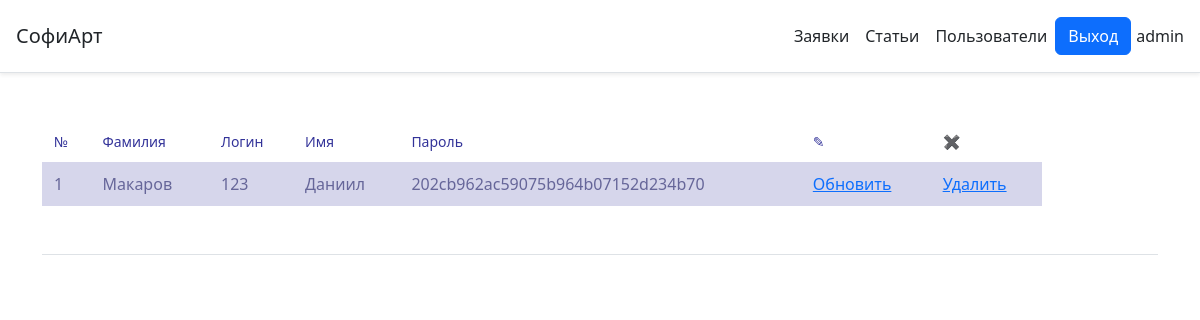
Page /admin/userss.php (signed in) on the committed database.
### tables this page shows
CREATE TABLE `users` (
  `id` int(11) NOT NULL,
  `last_name` varchar(45) DEFAULT NULL,
  `login` varchar(40) DEFAULT NULL,
  `first_name` varchar(45) DEFAULT NULL,
  `password` varchar(50) DEFAULT NULL,
  `staff_id` int(11) DEFAULT NULL
);

### admin/userss.php (the view, shortened to what this page needs)
<?php
require_once '../include/connect.php';
$result = mysqli_query($connect, "SELECT * FROM `users`");
?>
<!DOCTYPE html>
<html lang="en" >
  <head>
    <link rel="stylesheet" href="../css/style.css">
    <link rel="stylesheet" href="https://cdn.jsdelivr.net/npm/bootstrap@5.2.2/dist/css/bootstrap.min.css">
  </head>
  <body>
    <?php if(!empty($_SESSION['staff']['first_name'])):?>
      <div class="d-flex flex-column flex-md-row align-items-center p-3
      px-mb-4 mb-3 bg-white border-bottom shadow-sm">
        <h5 class="my-0 mr-md-auto font-weight-normal">СофиАрт</h5>
        <nav class="d-inline-flex mt-2 mt-md-0 ms-md-auto">
          <a class="p-2 text-dark text-decoration-none" href="trunk.php">Заявки</a>
          <a class="p-2 text-dark text-decoration-none" href="section.php">Статьи</a>
          <a class="p-2 text-dark text-decoration-none" href="userss.php">Пользователи</a>
        </nav>
        <a href="loggout.php" class="btn btn-primary ">Выход</a>
        <a style="margin: 2px 0;margin-left: 5px;"><?= $_SESSION['staff']['first_name'] ?></a>
    </div>
      <div  class="container mt-5">
        <table  width="1000" class="sold">
         <thead>
          <tr>
            <th>№</th>
            <th>Фамилия</th>
            <th>Логин</th>
            <th>Имя</th>
            <th>Пароль</th>
            <th>&#9998;</th>
            <th>&#10006;</th>
          </tr>
         </thead>
        <tbody>
              <?php
                $result = mysqli_fetch_all($result);
                foreach($result as $claus) {
              ?>
              <tr>
                <td><?= $claus[0] ?></td>
                <td><?= $claus[1] ?></td>
                <td><?= $claus[2] ?></td>
                <td><?= $claus[3] ?></td>
                <td><?= $claus[4] ?></td>
                <td><a href="client.php?id=<?= $claus[0] ?>">Обновить</a></td>
                <td><a href="../include/delete1.php?id=<?= $claus[0] ?>">Удалить</a></td>
              </tr>
              <?php
                }
              ?>
        </tbody>
      </table>
      </div>
        <?php require "foother1.php" ?>
      <?php else:
        echo '<h3 class="p-2 text-dark text-decoration-none">Отказано</h3>';
        echo '<a href="/" class="btn btn-primary" >На главную</a>';
    ?>
    <?php endif ?>
  </body>
</html>

### css/style.css (style rules this page uses)
th { font-weight: normal; font-size: 14px; color: #339; padding: 10px 12px; background: white; }
td { color: #669; border-top: 1px solid white; padding: 10px 12px; background: rgba(51, 51, 153, .2); transition: .3s; }

### rows in the picture
users: id "1", last_name "Макаров", login "123", first_name "Даниил", password "202cb962ac59075b964b07152d234b70"

### other values in the picture
$_SESSION['staff']['first_name'] "admin"
